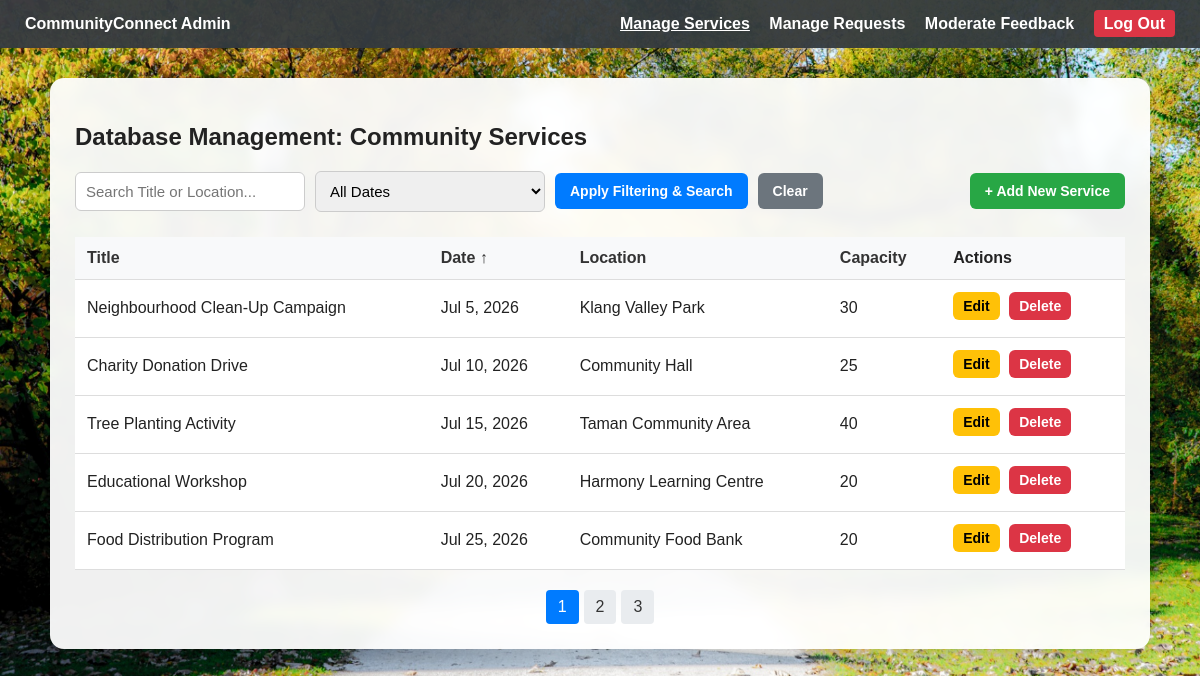
/admin.php?sort=EventDate&dir=ASC (signed in), run on an earlier commit of the app's database.
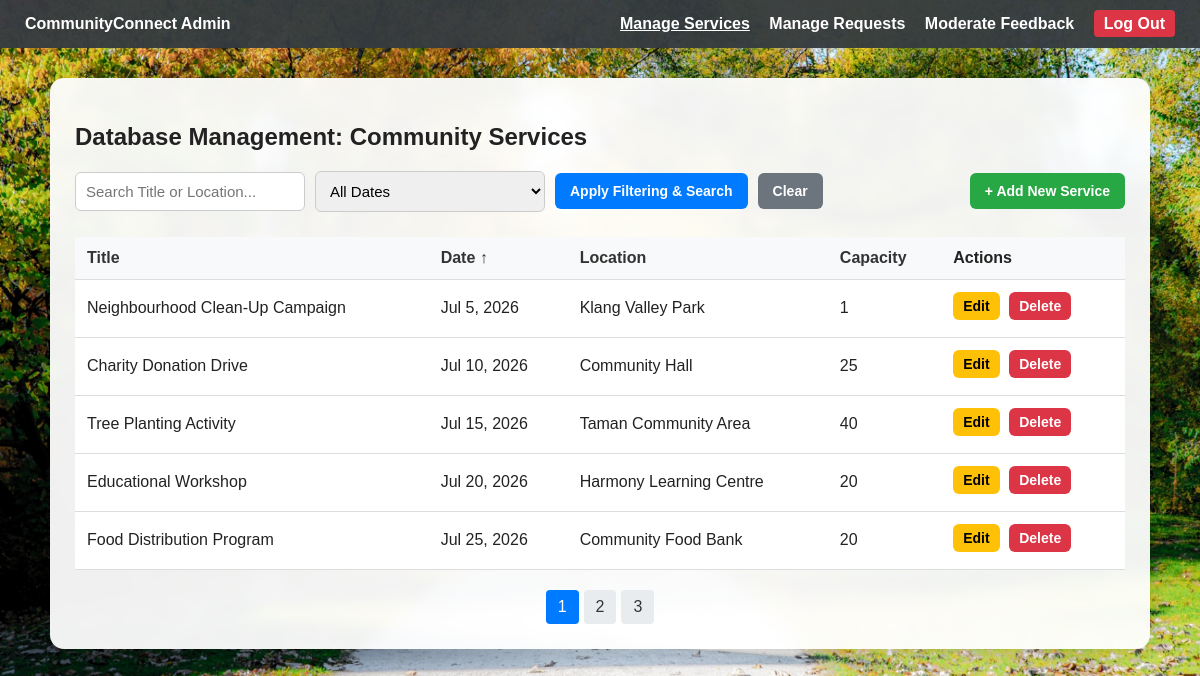
And on a later commit of the database.
### tables this page shows
CREATE TABLE CommunityServices (
    ServiceID INT AUTO_INCREMENT PRIMARY KEY,
    Title VARCHAR(150) NOT NULL,
    Description TEXT NOT NULL,
    EventDate DATE NOT NULL,
    EventStartTime TIME NOT NULL,
    EventEndTime TIME NOT NULL,
    Location VARCHAR(150) NOT NULL,
    Capacity INT NOT NULL,
    AdminID INT,
    CreatedAt TIMESTAMP DEFAULT CURRENT_TIMESTAMP,
    FOREIGN KEY (AdminID) REFERENCES Users(UserID)
);

### admin.php (the view, shortened to what this page needs)
<?php
require 'db_connect.php';
$search = isset($_GET['search']) ? trim($_GET['search']) : '';
$filter = isset($_GET['filter']) ? $_GET['filter'] : 'all';
$sort_col = isset($_GET['sort']) ? $_GET['sort'] : 'EventDate';
$sort_dir = isset($_GET['dir']) && $_GET['dir'] == 'ASC' ? 'ASC' : 'DESC';
$page = isset($_GET['page']) ? intval($_GET['page']) : 1;
$limit = 5;
$sql_where = "WHERE 1=1 ";
$count_query = "SELECT COUNT(*) as total FROM CommunityServices " . $sql_where;
$count_result = $conn->query($count_query);
$total_rows = $count_result->fetch_assoc()['total'];
$total_pages = ceil($total_rows / $limit);
$offset = ($page - 1) * $limit;
$sql = "SELECT * FROM CommunityServices $sql_where ORDER BY $sort_col $sort_dir LIMIT $limit OFFSET $offset";
$result = $conn->query($sql);
function build_url($updates) {
    $params = $_GET;
    foreach($updates as $key => $value) { $params[$key] = $value; }
    return '?' . http_build_query($params);
}
?>
<!DOCTYPE html>
<html lang="en">
<head>
    <link rel="stylesheet" href="style.css">
</head>
<body>
<div class="navbar admin">
    <div><strong>CommunityConnect Admin</strong></div>
    <div>
        <a href="admin.php" style="text-decoration: underline;">Manage Services</a>
        <a href="manage_requests.php">Manage Requests</a>
        <a href="moderate_feedback.php">Moderate Feedback</a>
        <a
            href="logout.php"
            onclick="return confirm('Are you sure you want to log out?');"
            style="background: #dc3545; padding: 5px 10px; border-radius: 4px;"
        >
            Log Out
        </a>
    </div>
</div>
<div class="container">
    <h2>Database Management: Community Services</h2>
    <div class="controls">
        <form action="admin.php" method="GET">
            <input type="text" name="search" placeholder="Search Title or Location..." value="<?php echo htmlspecialchars($search); ?>">
            <select name="filter">
                <option value="all" <?php if($filter == 'all') echo 'selected'; ?>>All Dates</option>
            </select>
            <button type="submit" class="btn-primary">Apply Filtering & Search</button>
            <a href="admin.php" class="btn-secondary">Clear</a>
        </form>
        <a href="admin.php?action=add" class="btn-success">+ Add New Service</a>
    </div>
    <table>
        <thead>
            <tr>
                <?php $next_dir = ($sort_dir == 'ASC') ? 'DESC' : 'ASC'; ?>
                <th><a href="<?php echo build_url(['sort'=>'Title', 'dir'=>$next_dir]); ?>">Title <?php if($sort_col=='Title') echo ($sort_dir=='ASC')?'&uarr;':'&darr;'; ?></a></th>
                <th><a href="<?php echo build_url(['sort'=>'EventDate', 'dir'=>$next_dir]); ?>">Date <?php if($sort_col=='EventDate') echo ($sort_dir=='ASC')?'&uarr;':'&darr;'; ?></a></th>
                <th><a href="<?php echo build_url(['sort'=>'Location', 'dir'=>$next_dir]); ?>">Location <?php if($sort_col=='Location') echo ($sort_dir=='ASC')?'&uarr;':'&darr;'; ?></a></th>
                <th><a href="<?php echo build_url(['sort'=>'Capacity', 'dir'=>$next_dir]); ?>">Capacity <?php if($sort_col=='Capacity') echo ($sort_dir=='ASC')?'&uarr;':'&darr;'; ?></a></th>
                <th>Actions</th>
            </tr>
        </thead>
        <tbody>
            <?php
            if ($result->num_rows > 0) {
                while($row = $result->fetch_assoc()) {
                    echo "<tr>";
                    echo "<td>" . htmlspecialchars($row['Title']) . "</td>";
                    echo "<td>" . date("M j, Y", strtotime($row['EventDate'])) . "</td>";
                    echo "<td>" . htmlspecialchars($row['Location']) . "</td>";
                    echo "<td>" . $row['Capacity'] . "</td>";
                    echo "<td>
                            <a href='admin.php?action=edit&id=" . $row['ServiceID'] . "' class='btn-warning'>Edit</a>
                            <a href='admin.php?delete=" . $row['ServiceID'] . "' class='btn-danger' onclick=\"return confirm('Confirm deletion from database?');\">Delete</a>
                          </td>";
                    echo "</tr>";
                }
            } else {
                echo "<tr><td colspan='5' style='text-align: center;'>No community services found in the database.</td></tr>";
            }
            ?>
        </tbody>
    </table>
    <?php if ($total_pages > 1): ?>
    <div class="pagination">
        <?php for ($i = 1; $i <= $total_pages; $i++): ?>
            <a href="<?php echo build_url(['page' => $i]); ?>" class="<?php echo ($page == $i) ? 'active' : ''; ?>">
                <?php echo $i; ?>
            </a>
        <?php endfor; ?>
    </div>
    <?php endif; ?>
</div>
</body>
</html>

### style.css (style rules this page uses)
* { box-sizing: border-box; }
body { font-family: Arial, sans-serif; margin: 0; color: #222; background-image: url("images/image3.jpg"); background-size: cover; background-position: center; background-repeat: no-repeat; background-attachment: fixed; }
.navbar { background-color: rgba(0, 123, 255, 0.95); padding: 15px 25px; color: white; display: flex; justify-content: space-between; align-items: center; }
.navbar.admin { background-color: rgba(52, 58, 64, 0.95); }
.navbar a { color: white; text-decoration: none; margin-left: 15px; font-weight: bold; }
.container { max-width: 1100px; margin: 30px auto; background: rgba(255, 255, 255, 0.94); padding: 25px; border-radius: 14px; box-shadow: 0 8px 25px rgba(0, 0, 0, 0.18); backdrop-filter: blur(6px); overflow-x: auto; }
input, textarea, select { width: 100%; padding: 10px; margin-top: 6px; margin-bottom: 12px; border: 1px solid #ccc; border-radius: 6px; font-size: 15px; }
button, .btn, .btn-primary, .btn-success, .btn-danger, .btn-warning, .btn-secondary, .btn-view, .btn-join, .btn-back, .btn-feedback, .btn-approve, .btn-reject { display: inline-block; padding: 10px 15px; border: none; border-radius: 6px; cursor: pointer; font-weight: bold; text-decoration: none; text-align: center; font-size: 14px; }
button, .btn-primary { background-color: #007BFF; color: white; }
.btn-success { background-color: #28a745; color: white; }
.btn-danger { background-color: #dc3545; color: white; }
.btn-warning { background-color: #ffc107; color: black; }
.btn-secondary { background-color: #6c757d; color: white; }
td .btn-warning, td .btn-danger, td .btn-success, td .btn-secondary { padding: 6px 10px; font-size: 14px; margin-right: 5px; margin-bottom: 5px; }
table { width: 100%; border-collapse: collapse; margin-top: 20px; background: white; }
th, td { padding: 12px; text-align: left; border-bottom: 1px solid #ddd; }
th { background-color: #f8f9fa; }
th a { color: #333; text-decoration: none; }
.controls { display: flex; justify-content: space-between; align-items: center; gap: 15px; margin-bottom: 25px; }
.controls form { display: flex; align-items: center; gap: 10px; flex-wrap: wrap; margin-bottom: 0; }
.controls input, .controls select { width: 230px; margin: 0; }
.controls button { width: auto; white-space: nowrap; }
.controls .btn-secondary, .controls .btn-success { white-space: nowrap; }
.pagination { margin-top: 20px; display: flex; gap: 5px; justify-content: center; }
.pagination a { padding: 8px 12px; background: #e9ecef; text-decoration: none; color: #333; border-radius: 4px; }
.pagination a.active { background: #007BFF; color: white; }

What changed in the data, as far as the page shows it:
changed communityservices "Neighbourhood Clean-Up Campaign": Capacity "30" → "1"
